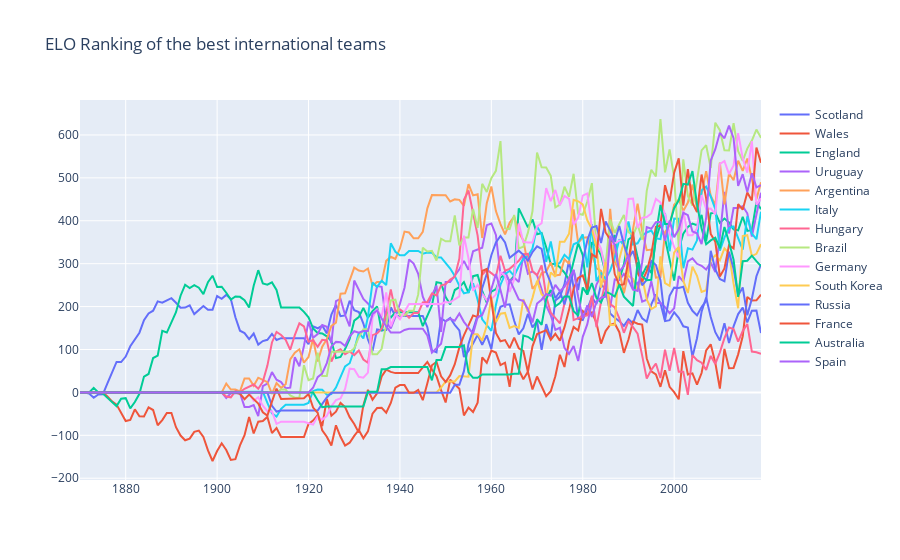

Notebook cell for this chart:
### Code cell
best_elos = elo_df.loc[elo_df.idxmax().unique()]
fig = go.Figure(layout = dict(title='ELO Ranking of the best international teams'))

for i in range(len(best_elos.values)):
    fig.add_trace(go.Scatter(x = best_elos.columns, 
                             y = best_elos.iloc[i],
                             name = best_elos.index[i]))
fig.show()

### Figure 1 — Plotly figure (JSON) as saved in the notebook; plotly's stock layout.template omitted (floating-point values rounded to 4 significant figures; data arrays with more than 128 entries replaced by an {"elided": "..."} marker saying what was removed)
{"data": [{"name": "Scotland", "type": "scatter", "x": {"elided": "150 int values"}, "y": {"elided": "150 float values"}}, {"name": "Wales", "type": "scatter", "x": {"elided": "150 int values"}, "y": {"elided": "150 float values"}}, {"name": "England", "type": "scatter", "x": {"elided": "150 int values"}, "y": {"elided": "150 float values"}}, {"name": "Uruguay", "type": "scatter", "x": {"elided": "150 int values"}, "y": {"elided": "150 float values"}}, {"name": "Argentina", "type": "scatter", "x": {"elided": "150 int values"}, "y": {"elided": "150 float values"}}, {"name": "Italy", "type": "scatter", "x": {"elided": "150 int values"}, "y": {"elided": "150 float values"}}, {"name": "Hungary", "type": "scatter", "x": {"elided": "150 int values"}, "y": {"elided": "150 float values"}}, {"name": "Brazil", "type": "scatter", "x": {"elided": "150 int values"}, "y": {"elided": "150 float values"}}, {"name": "Germany", "type": "scatter", "x": {"elided": "150 int values"}, "y": {"elided": "150 float values"}}, {"name": "South Korea", "type": "scatter", "x": {"elided": "150 int values"}, "y": {"elided": "150 float values"}}, {"name": "Russia", "type": "scatter", "x": {"elided": "150 int values"}, "y": {"elided": "150 float values"}}, {"name": "France", "type": "scatter", "x": {"elided": "150 int values"}, "y": {"elided": "150 float values"}}, {"name": "Australia", "type": "scatter", "x": {"elided": "150 int values"}, "y": {"elided": "150 float values"}}, {"name": "Spain", "type": "scatter", "x": {"elided": "150 int values"}, "y": {"elided": "150 float values"}}], "layout": {"title": {"text": "ELO Ranking of the best international teams"}}}
